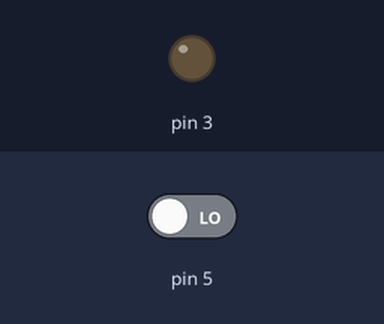
The sketch below on a simulated Arduino Uno, built with avr-gcc and run on an emulated ATmega328P. Shown: output pins drawn as LEDs (lit = HIGH). Inputs (shaded band) come from the test bench; at power-on: pin 5 LOW.

Above: at 1.2 s.
1.3 s: pin 5 driven HIGH
At 2.3 s:
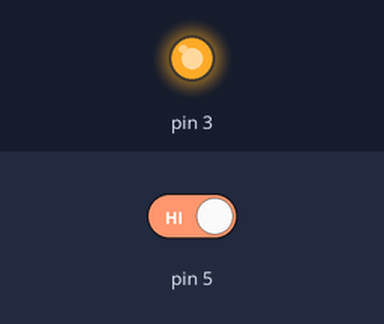
Timing chart, 0 to 4.3 s (numbered marks = the images above; inputs shaded):
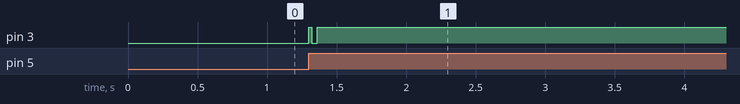

Measured:
- after the input at 1.3 s, pin 3: LOW → HIGH at once, → LOW 0.02 s later, → HIGH 0.04 s later

The sketch:

exemplo3.ino
```cpp
const int tempo = 10;
int x;


void setup() {
	pinMode(3, OUTPUT);
	pinMode(5, INPUT);
}

void loop() {
	x = digitalRead(5);
	if (x == 1)
	{
		digitalWrite(3, HIGH);
		delay(tempo);
		digitalWrite(3, LOW);
	}
}
```
